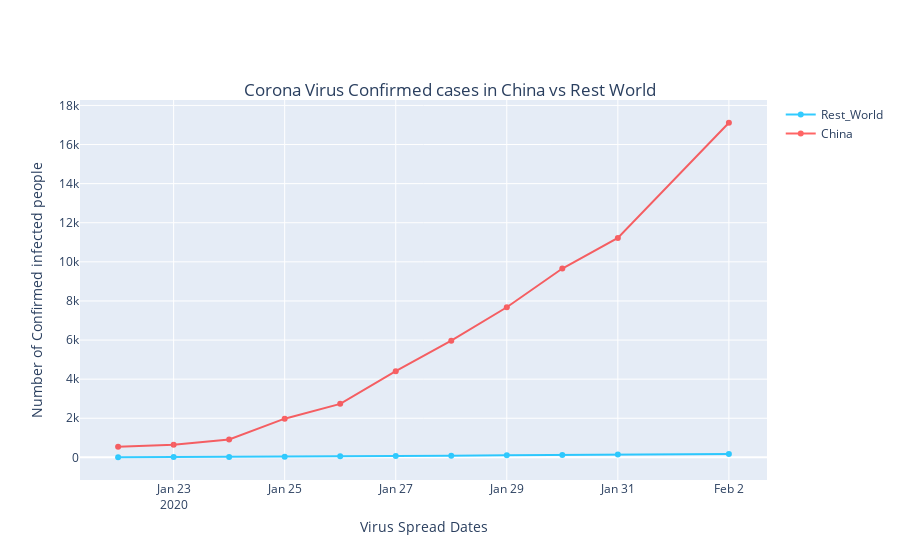

This figure's notebook cell:
### Markdown cell above
<a id = Section505></a>
### 5.5 Number of Corona Virus confirmed cases <font color='red'>China vs Rest World</font></center>

### Code cell
import plotly.graph_objects as go
import datetime

X_china = C.index
X_world = W.index

fig = go.Figure(layout=go.Layout(
        title = {'text': f'Corona Virus Confirmed cases in China vs Rest World',
                                'y':0.85,
                                'x':0.5,
                                'xanchor': 'center',
                                'yanchor': 'top'},
        xaxis_title="Virus Spread Dates",
        yaxis_title="Number of Confirmed infected people"))

fig.add_trace(go.Scatter(x=X_world, y=W.values,line_color='deepskyblue',name='Rest_World',
                opacity=0.8))

fig.add_trace(go.Scatter(x=X_china, y=C.values,line_color='red',name='China',
                opacity=0.6))
fig.show()

### Figure 1 — Plotly figure (JSON) as saved in the notebook; plotly's stock layout.template omitted (floating-point values rounded to 4 significant figures)
{"data": [{"line": {"color": "deepskyblue"}, "name": "Rest_World", "opacity": 0.8, "type": "scatter", "x": ["2020-01-22", "2020-01-23", "2020-01-24", "2020-01-25", "2020-01-26", "2020-01-27", "2020-01-28", "2020-01-29", "2020-01-30", "2020-01-31", "2020-02-02"], "y": [6, 14, 25, 36, 53, 64, 87, 105, 118, 153, 171]}, {"line": {"color": "red"}, "name": "China", "opacity": 0.6, "type": "scatter", "x": ["2020-01-22", "2020-01-23", "2020-01-24", "2020-01-25", "2020-01-26", "2020-01-27", "2020-01-28", "2020-01-29", "2020-01-30", "2020-01-31", "2020-02-02"], "y": [549, 639, 916, 1979, 2737, 4409, 5970, 7678, 9658, 11221, 17114]}], "layout": {"title": {"text": "Corona Virus Confirmed cases in China vs Rest World", "x": 0.5, "xanchor": "center", "y": 0.85, "yanchor": "top"}, "xaxis": {"title": {"text": "Virus Spread Dates"}}, "yaxis": {"title": {"text": "Number of Confirmed infected people"}}}}
